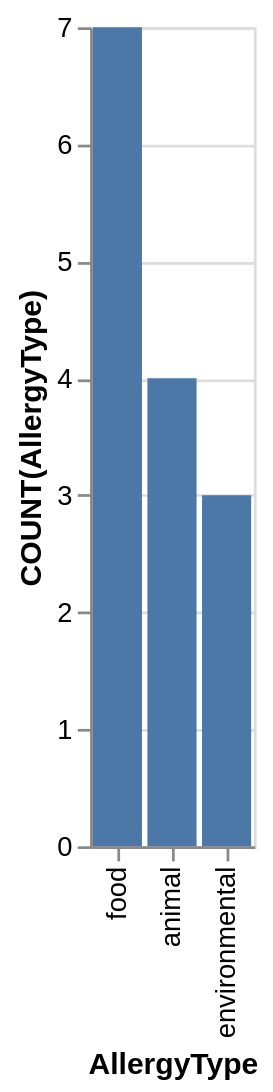

Write a Vega-Lite specification for this figure.
### Vega-Lite specification from a JSON file in a GitHub repository (floating-point values rounded to 4 significant figures)
{"data": {"values": [{"x_data": "food", "y_data": 7}, {"x_data": "animal", "y_data": 4}, {"x_data": "environmental", "y_data": 3}]}, "mark": "bar", "encoding": {"x": {"field": "x_data", "type": "nominal", "title": "AllergyType", "sort": {"op": "sum", "field": "y_data", "order": "descending"}}, "y": {"field": "y_data", "type": "quantitative", "title": "COUNT(AllergyType)"}}}
